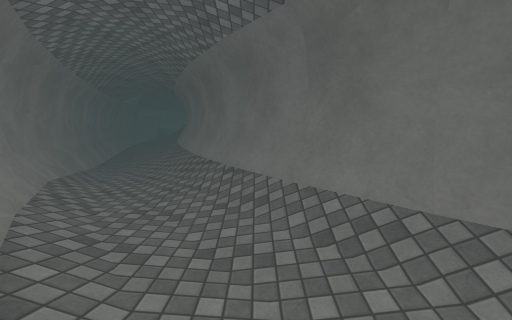
view 1 (above)

16 first-person views from a walk through a 3-D level made in the Unity game engine. The camera is 1.4 m above the floor, tilts 8° down and sees 90° across. The floor is counted in squares, 1 m on a side. Each view is taken from the middle of a square. On the plan, view 1 faces up. The plan holds only what a view shows up to about 13 squares ahead; the rest is blank. The place goes on beyond the plan. The player is left out. Some animated figures are not drawn. Surface patterns are stand-ins for the level's own textures.

view 2
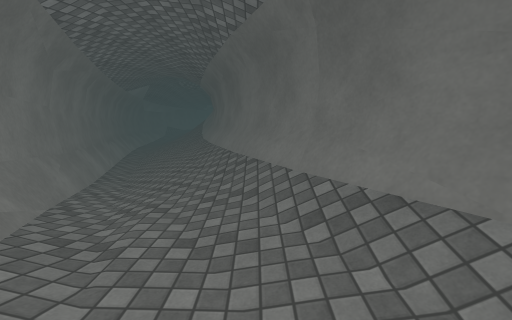

view 3
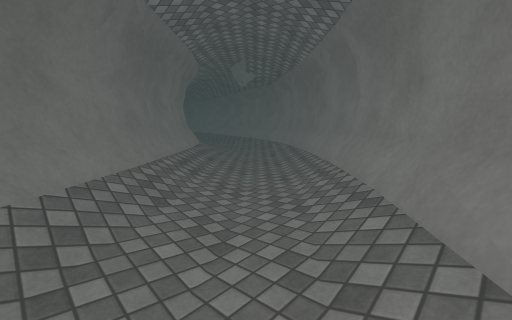

view 4
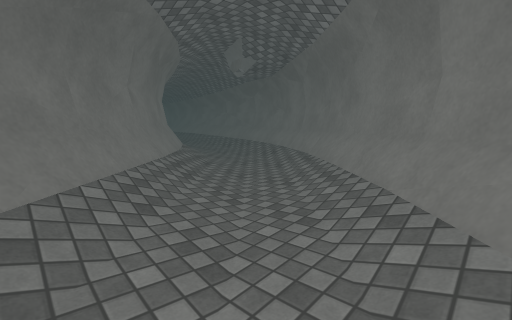

view 5
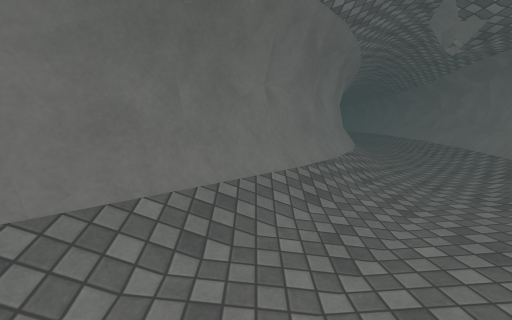

view 6
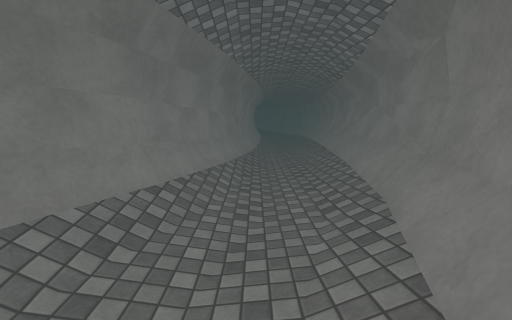

view 7
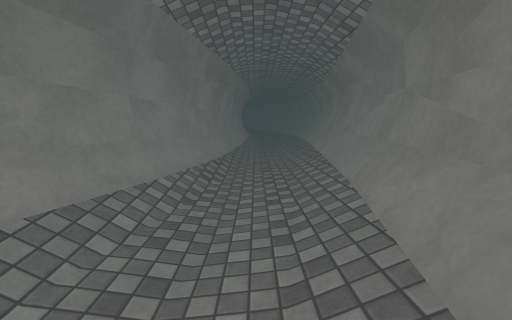

view 8
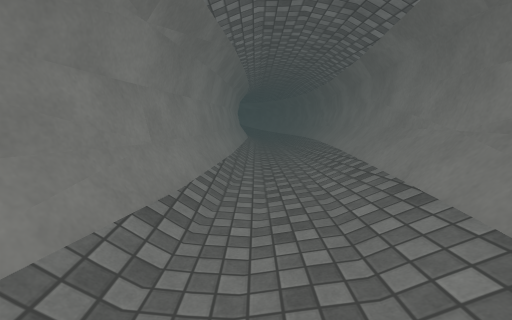

view 9
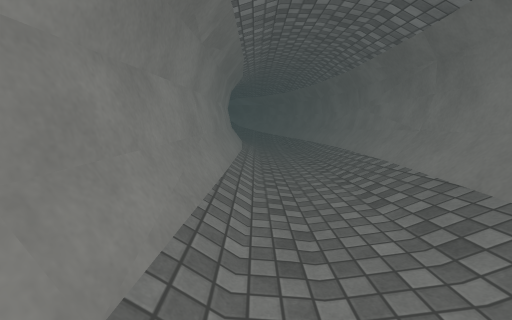

view 10
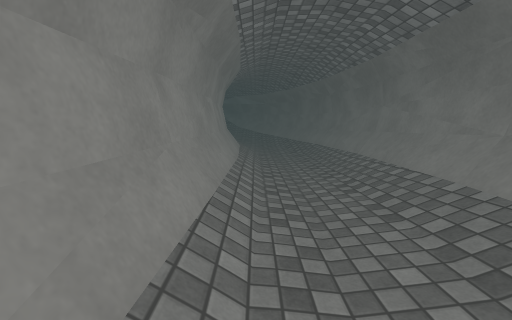

view 11
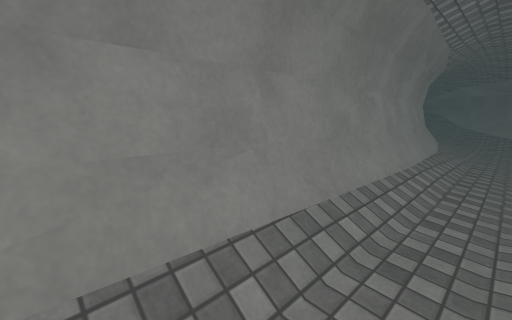

view 12
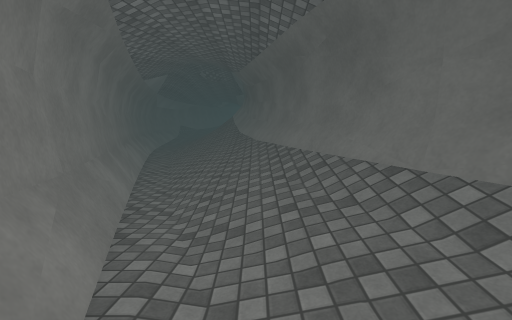

view 13
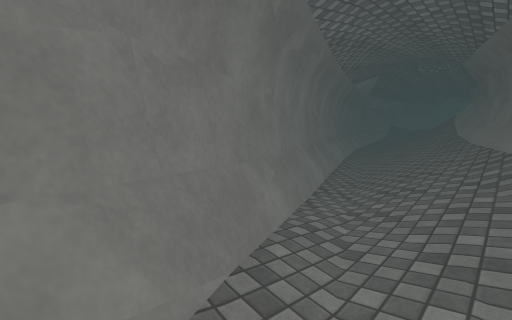

view 14
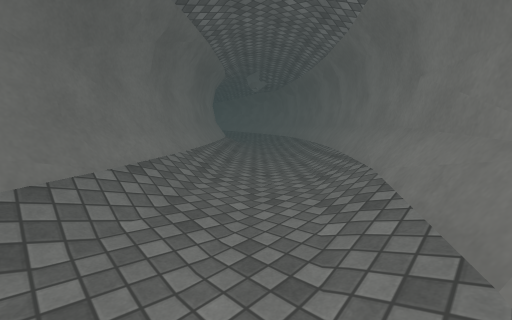

view 15
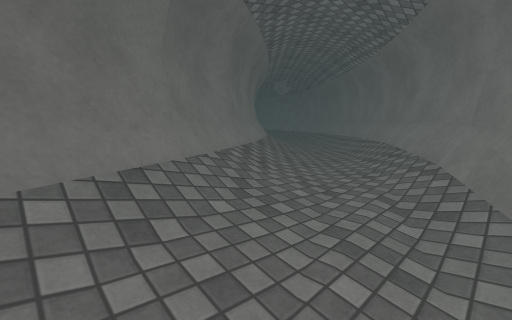

view 16
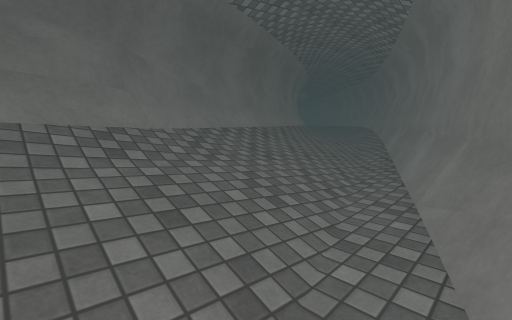

### Floor plan
Key: @ floor where view 1 was taken; # wall or solid block; . main floor; : floor 0.25 m higher than the main floor; - floor 0.25 m lower than the main floor; _ floor 0.5 m lower than the main floor; < floor 0.75 m lower than the main floor; / step, stairs or slope; = window, fence, low wall or low ledge; O other object.
Columns run from 12 left of view 1 to 36 right of it. Each row starts with its distance up from view 1.
 22 #<////#
 21 #<<///##
 20 #=<///=#
 19 ##<////#
 18  #<////#
 17  ##<///##
 16  ##<///=#
 15   #=<///#
 14   ##<///##
 13    #__//=#
 12    ##_/./##
 11     #---/##
 10     #=--./#
  9     ##--./##
  8      ##--./##
  7      ##/../=#
  6       ##/../##
  5        #/.../##
  4        ##/../O##
  3         #=/../O##
  2         ##O/../O##
  1          ##O.../O##
  0           ##@.../O##
 -1            ##/.../O##
 -2             ##/...//####
 -3              ##O/...//=####
 -4               ##=/.....///########             ##
 -5                ###//........///=################=
 -6                  ###//..............:://////////:
 -7                   ####=/////:::::::..............
 -8                      ######===////////::::.......
 -9                           ##########=====///////=
-10                                   ###############

Positions as (right, up) in squares from view 1, and headings:
1: (0, 0), facing up
2: (-3, 5), facing up
3: (-3, 5), facing down-right
4: (-1, 3), facing down-right
5: (0, 1), facing right
6: (6, -5), facing right
7: (9, -6), facing right
8: (14, -6), facing right
9: (21, -6), facing right
10: (23, -6), facing right
11: (24, -7), facing up-right
12: (-6, 9), facing up
13: (-5, 8), facing up-left
14: (-5, 8), facing down-right
15: (-6, 12), facing down-right
16: (-11, 22), facing down-right
